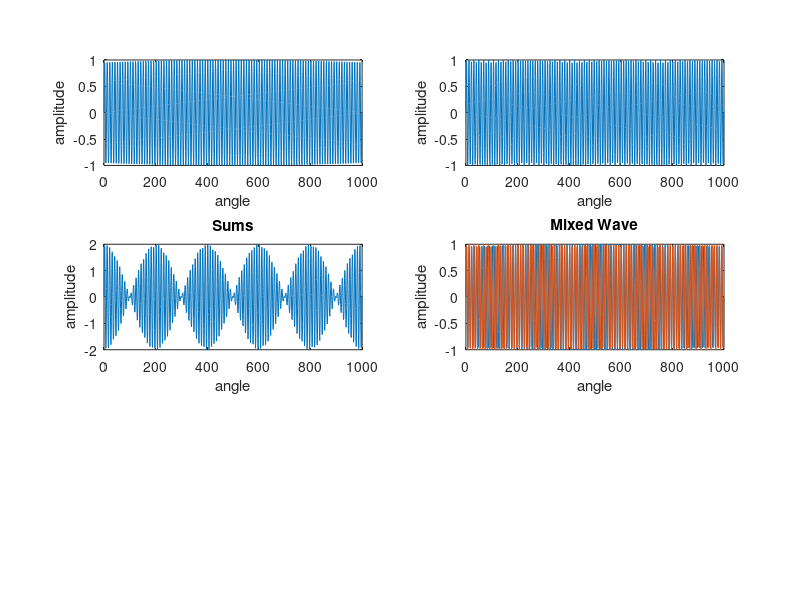

The MATLAB source for this figure:

%=========================================================
%This Program plots beats produced between two waves
%Date: 2015-8-7
%Copyright: Namuna Panday
%=========================================================


function [s1, s2, sums] = sines(pts,amp,n1,n2)

%=================   info ===========
%pts = total number of elements in s1 vector
%amp = amplitude of oscillation
%n1 = no of periods of first wave
%n2 = no of periods of second wave
%s1= first wave (as row vector)
%s2 = second vave(as row vector)
%=====================================

%===== control missing arguments =====
if nargin == 3
    n2 = n1 + 0.05*n1;
end
if nargin == 2
    n1 = 100.0;
    n2 = n1 + 0.05*n1;
end
if nargin == 1
    amp = 1.0;
    n1 = 100.0;
    n2 = n1 + 0.05*n1;
end
if nargin == 0
    pts = 1000;
    amp = 1.0;
    n1 = 100.0;
    n2 = n1 + 0.05*n1;
end



x = (0:1:pts-1);
%======= wave - one ============
total_angle1 = 2*pi*n1;
dangle1 = total_angle1/(pts-1);
angle1 = (0:dangle1:total_angle1);
s1 = amp*sin(angle1);

%====== wave -two ====
total_angle2 = 2*pi*n2;
dangle2 = total_angle2/(pts-1);
angle2 = (0:dangle2:total_angle2);
s2 = amp*sin(angle2);

%====== Resultant ================
sums = s1+s2;


%======== Plot Section =======


%====plot no - 1======
subplot(3,2,1)
title('First Wave')
plot(x,s1,'-')
xlabel('angle')
ylabel('amplitude')

%====== plot no-2====
subplot(3,2,2)
title('Second Wave')
plot(x,s2,'-')
xlabel('angle')
ylabel('amplitude')

%==== Plot no- 3 =======
subplot(3,2,3)
plot(x,sums,'-')
title('Sums')
xlabel('angle')
ylabel('amplitude')

%=======plot-no - 4========
subplot(3,2,4)
plot(x,s1,'-');hold on
plot(x,s2,'-')
title('Mixed Wave')
xlabel('angle')
ylabel('amplitude')

end

